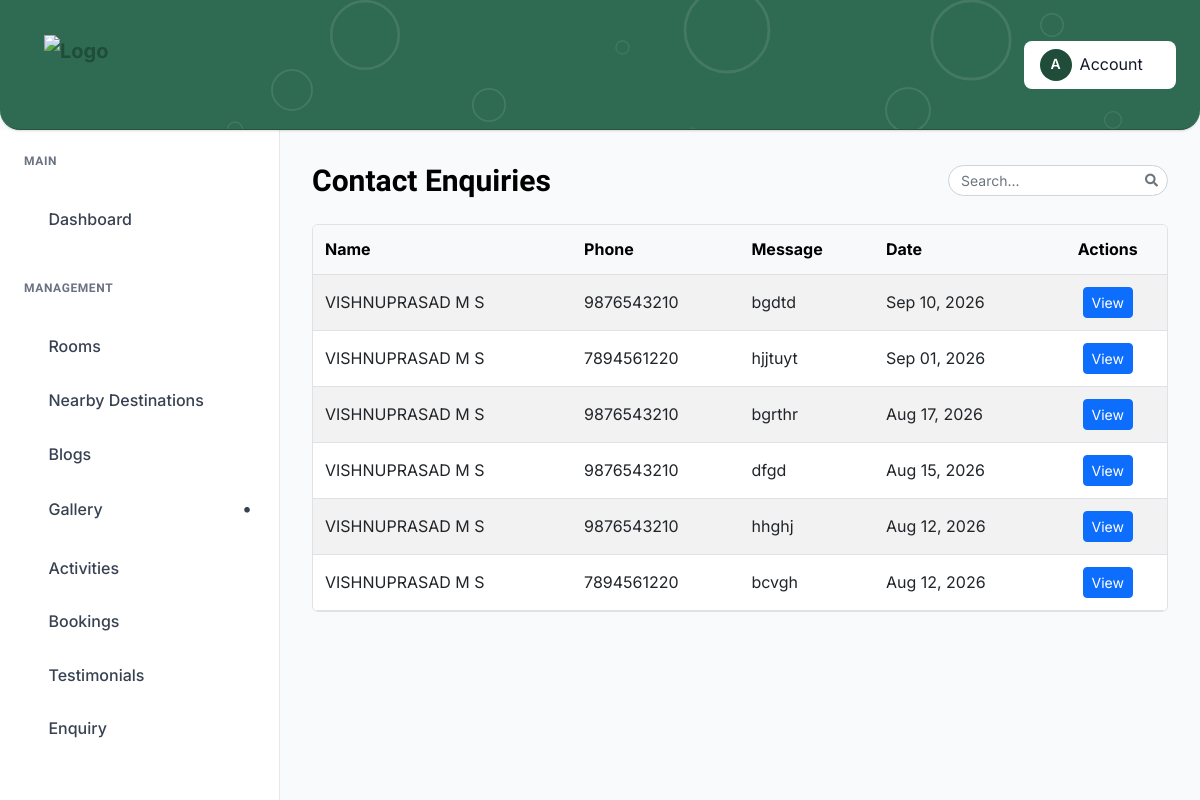
The app's page /enquiries/, older data.
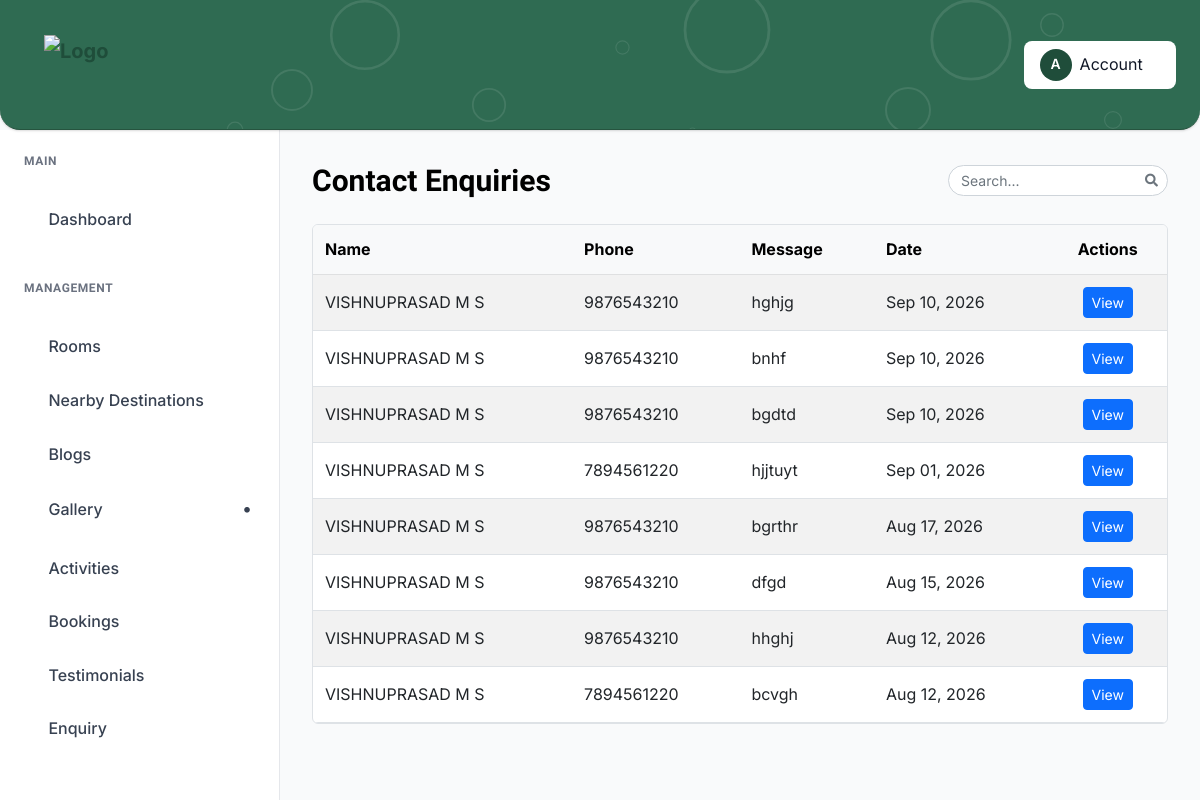
The same page, newer data.
### tandj_app/models.py (models this page shows, shortened)
class Contact(models.Model):
    first_name = models.CharField(max_length=100)
    last_name = models.CharField(max_length=100)
    phone_number = models.CharField(max_length=20, blank=True, null=True)
    email = models.EmailField()
    message = models.TextField()
    created_at = models.DateTimeField(auto_now_add=True)
    class Meta:
        ordering = ["-created_at"]
        verbose_name = "Contact Enquiry"
        verbose_name_plural = "Contact Enquiries"
    @property
    def full_name(self):
        return f"{self.first_name} {self.last_name}"

### tandj_app/views.py (the view)
# urls.py: path("enquiries/", views.enquiry_list, name="enquiry_list"),
def enquiry_list(request, add_form=None):
    enquiries = Contact.objects.all().order_by("-created_at")
    if add_form is None:
        add_form = ContactForm()
    return render(request, "admin_pages/enquiry_list.html", {
        "enquiries": enquiries,
        "add_form": add_form,
    })

### tandj_app/forms.py
class ContactForm(forms.ModelForm):
    class Meta:
        model = Contact
        fields = ["first_name", "last_name", "phone_number", "email", "message"]
        widgets = {
            "first_name": forms.TextInput(attrs={"placeholder": "First Name", "class": "form-control"}),
            "last_name": forms.TextInput(attrs={"placeholder": "Last Name", "class": "form-control"}),
            "phone_number": forms.TextInput(attrs={"placeholder": "Phone Number", "class": "form-control"}),
            "email": forms.EmailInput(attrs={"placeholder": "Email Address", "class": "form-control"}),
            "message": forms.Textarea(attrs={"placeholder": "Send Message", "class": "form-control", "rows": 5}),
        }

### tandj_app/context_processors.py (called while the page is built)
def booking_modal_rooms(request):
    return {
        'rooms': Room.objects.all()  # <-- add .filter(...) here if you need to exclude inactive/draft rooms
    }

### templates/admin_pages/enquiry_list.html (shortened to what this page needs)
{% extends "admin_pages/base.html" %}
{% load static %}
{% block content %}
<div class="dashboard__form__wraper">
    <div class="create__course__title mb-4 d-flex flex-wrap justify-content-between align-items-center gap-2">
        <h4 class="mb-0">Contact Enquiries</h4>
        <div class="d-flex align-items-center gap-2 ms-auto">
            <div class="search-box">
                <input type="text" id="contactSearchInput" class="form-control form-control-sm" placeholder="Search...">
            </div>
        </div>
    </div>
    <div class="custom-table-container">
        <table class="table table-striped table-hover align-middle">
    <thead class="table-light">
        <tr>
            <th scope="col">Name</th>
            <th scope="col">Phone</th>
            <th scope="col">Message</th>
            <th scope="col">Date</th>
            <th scope="col" class="text-center">Actions</th>
        </tr>
    </thead>
    <tbody id="contacts-table-body">
        {% for enquiry in enquiries %}
        <tr class="contact-row" data-id="{{ enquiry.pk }}">
            <td>{{ enquiry.full_name }}</td>
            <td>{{ enquiry.phone_number|default:"-" }}</td>
            <td class="description-cell">{{ enquiry.message|truncatechars:30 }}</td>
            <td>{{ enquiry.created_at|date:"M d, Y" }}</td>
            <td class="text-center">
               <button type="button" class="btn btn-sm btn-primary" data-bs-toggle="modal" data-bs-target="#viewContactModal{{ enquiry.pk }}">
    View
</button>
            </td>
        </tr>
        {% empty %}
        <tr>
            <td colspan="5" class="text-center py-4">
                <p class="text-muted">No enquiries found.</p>
            </td>
        </tr>
        {% endfor %}
    </tbody>
</table>
    </div>
</div>
{% endblock %}

Row changes from the older to the newer data that the page shows:
added Contact: full_name "VISHNUPRASAD M S", phone_number "9876543210", message "hghjg", created_at "Sep 10, 2026"
added Contact: full_name "VISHNUPRASAD M S", phone_number "9876543210", message "bnhf", created_at "Sep 10, 2026"
